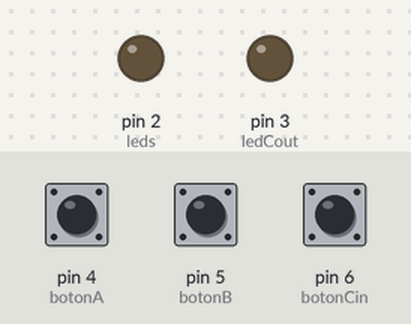
This sketch was run on a simulated Arduino Uno, built with avr-gcc and run on an emulated ATmega328P. Parts: output pins drawn as LEDs (lit = HIGH). Dashed ring = blinking. The inputs (shaded band) are chosen by the test bench; at power-on: pin 4 (botonA) LOW, pin 5 (botonB) LOW, pin 6 (botonCin) LOW.

Above: at 1.2 s.
1.3 s: pin 4 (botonA) pulled HIGH for 1 s
At 1.5 s:
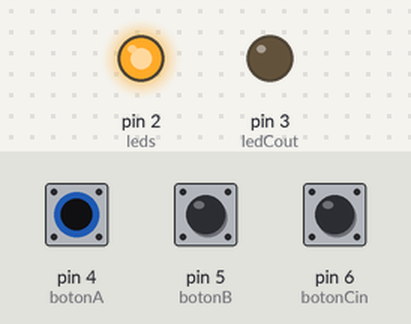
4.3 s: pin 5 (botonB) pulled HIGH for 3.2 s
At 8.7 s:
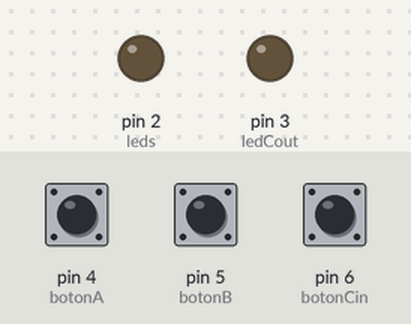
9.0 s: pin 4 (botonA) pulled HIGH for 3.2 s
At 9.2 s:
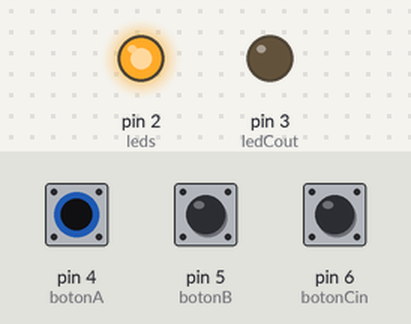
13.7 s: pin 6 (botonCin) pulled HIGH for 3.2 s
At 17.2 s:
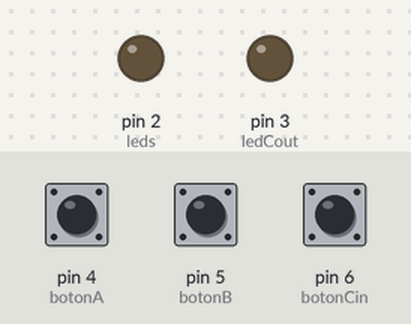
18.4 s: pin 4 (botonA) driven HIGH and pin 5 (botonB) driven HIGH
At 19.0 s:
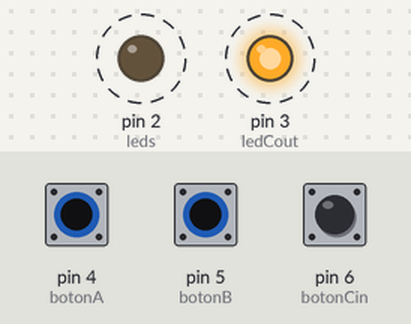
21.4 s: pin 6 (botonCin) pulled HIGH for 1 s
Timing chart, 0 to 26.1 s (numbered marks = the images above; inputs shaded):
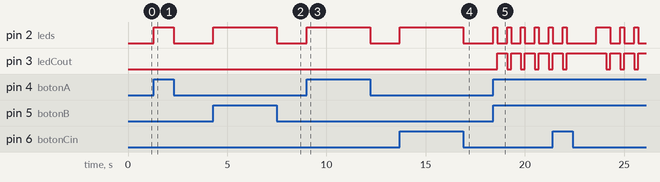

Measured:
- after the input at 1.3 s, pin 2 (leds): LOW → HIGH at once, → LOW 1.0 s later
- after the input at 4.3 s, pin 2 (leds): LOW → HIGH at once, → LOW 3.2 s later
- after the input at 9.0 s, pin 2 (leds): LOW → HIGH at once, → LOW 3.2 s later
- after the input at 13.7 s, pin 2 (leds): LOW → HIGH at once, → LOW 3.2 s later
- after the input at 18.4 s, pin 2 (leds): alternates HIGH for 0.20 s and LOW for 0.50 s, starting at once; pin 3 (ledCout): alternates HIGH for 0.50 s and LOW for 0.20 s, starting after 0.20 s

The sketch:

Ej_4_sumadorCompleto.ino
```cpp
int leds=2, ledCout=3 ;
int botonA=4, botonB=5, botonCin=6;

void setup() {
  // put your setup code here, to run once:
Serial.begin(9600);
pinMode(leds, OUTPUT);pinMode(ledCout, OUTPUT);
pinMode(botonA, INPUT);pinMode(botonB, INPUT);
pinMode(botonCin, INPUT);
}
void loop() {
  // put your main code here, to run repeatedly:
  int estA= digitalRead(botonA);
  int estB= digitalRead(botonB);
  int estC= digitalRead(botonCin);

//    esto es del sumador medio(la mitad del sumador completo)
if(estB== HIGH || estA== HIGH || estC== HIGH){
digitalWrite(leds,HIGH);
delay(200);
digitalWrite(leds,LOW);
}
if(estA == HIGH && estB== HIGH){
    digitalWrite(ledCout,HIGH);
    delay(500);
digitalWrite(ledCout,LOW);
}
//la otra mitad

if(estC == HIGH && estB== HIGH){
    digitalWrite(ledCout,HIGH);
    delay(500);
digitalWrite(ledCout,LOW);
}
if(estC == HIGH && estA== HIGH){
    digitalWrite(ledCout,HIGH);
    delay(500);
digitalWrite(ledCout,LOW);
}
if(estC == HIGH && estA == HIGH && estB== HIGH){
    digitalWrite(ledCout,HIGH);
digitalWrite(leds,HIGH);
    delay(500);
digitalWrite(ledCout,LOW);
digitalWrite(leds,LOW);
}

}
```
